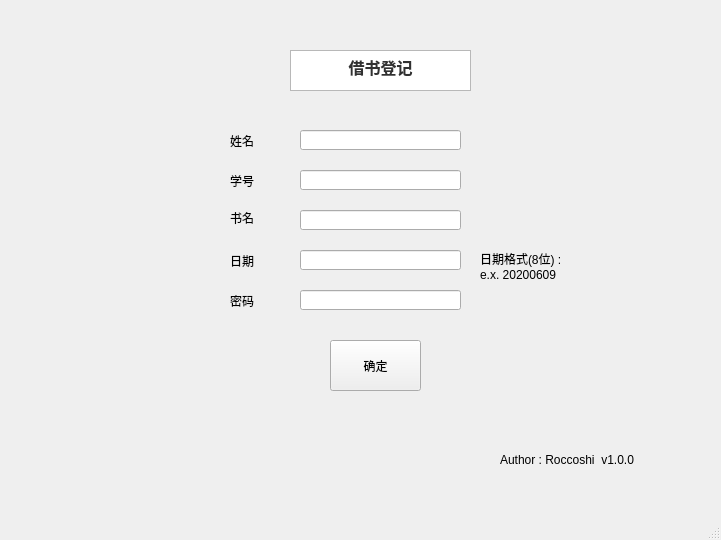
<?xml version="1.0" encoding="UTF-8"?>
<ui version="4.0">
 <class>student_change</class>
 <widget class="QMainWindow" name="student_change">
  <property name="geometry">
   <rect>
    <x>0</x>
    <y>0</y>
    <width>721</width>
    <height>540</height>
   </rect>
  </property>
  <property name="windowTitle">
   <string>MainWindow</string>
  </property>
  <widget class="QWidget" name="centralwidget">
   <widget class="QLabel" name="label_5">
    <property name="geometry">
     <rect>
      <x>230</x>
      <y>130</y>
      <width>71</width>
      <height>21</height>
     </rect>
    </property>
    <property name="text">
     <string>姓名</string>
    </property>
   </widget>
   <widget class="QLineEdit" name="lineEdit_book">
    <property name="geometry">
     <rect>
      <x>300</x>
      <y>210</y>
      <width>161</width>
      <height>20</height>
     </rect>
    </property>
   </widget>
   <widget class="QLineEdit" name="lineEdit_date">
    <property name="geometry">
     <rect>
      <x>300</x>
      <y>250</y>
      <width>161</width>
      <height>20</height>
     </rect>
    </property>
   </widget>
   <widget class="QLabel" name="label_3">
    <property name="geometry">
     <rect>
      <x>230</x>
      <y>250</y>
      <width>71</width>
      <height>21</height>
     </rect>
    </property>
    <property name="text">
     <string>日期</string>
    </property>
   </widget>
   <widget class="QLineEdit" name="lineEdit_number">
    <property name="geometry">
     <rect>
      <x>300</x>
      <y>170</y>
      <width>161</width>
      <height>20</height>
     </rect>
    </property>
   </widget>
   <widget class="QLineEdit" name="lineEdit_name">
    <property name="geometry">
     <rect>
      <x>300</x>
      <y>130</y>
      <width>161</width>
      <height>20</height>
     </rect>
    </property>
   </widget>
   <widget class="QPushButton" name="pushButton_enter">
    <property name="geometry">
     <rect>
      <x>330</x>
      <y>340</y>
      <width>91</width>
      <height>51</height>
     </rect>
    </property>
    <property name="text">
     <string>确定</string>
    </property>
   </widget>
   <widget class="QLabel" name="label">
    <property name="geometry">
     <rect>
      <x>230</x>
      <y>170</y>
      <width>71</width>
      <height>21</height>
     </rect>
    </property>
    <property name="text">
     <string>学号</string>
    </property>
   </widget>
   <widget class="QLabel" name="label_2">
    <property name="geometry">
     <rect>
      <x>230</x>
      <y>210</y>
      <width>61</width>
      <height>16</height>
     </rect>
    </property>
    <property name="text">
     <string>书名</string>
    </property>
   </widget>
   <widget class="QLabel" name="label_4">
    <property name="geometry">
     <rect>
      <x>230</x>
      <y>290</y>
      <width>71</width>
      <height>21</height>
     </rect>
    </property>
    <property name="text">
     <string>密码</string>
    </property>
   </widget>
   <widget class="QLineEdit" name="lineEdit_password">
    <property name="geometry">
     <rect>
      <x>300</x>
      <y>290</y>
      <width>161</width>
      <height>20</height>
     </rect>
    </property>
   </widget>
   <widget class="QLabel" name="label_7">
    <property name="geometry">
     <rect>
      <x>500</x>
      <y>450</y>
      <width>201</width>
      <height>20</height>
     </rect>
    </property>
    <property name="text">
     <string>Author : Roccoshi  v1.0.0</string>
    </property>
   </widget>
   <widget class="QTextBrowser" name="textBrowser">
    <property name="geometry">
     <rect>
      <x>290</x>
      <y>50</y>
      <width>181</width>
      <height>41</height>
     </rect>
    </property>
    <property name="styleSheet">
     <string notr="true"/>
    </property>
    <property name="html">
     <string>&lt;!DOCTYPE HTML PUBLIC &quot;-//W3C//DTD HTML 4.0//EN&quot; &quot;http://www.w3.org/TR/REC-html40/strict.dtd&quot;&gt;
&lt;html&gt;&lt;head&gt;&lt;meta name=&quot;qrichtext&quot; content=&quot;1&quot; /&gt;&lt;style type=&quot;text/css&quot;&gt;
p, li { white-space: pre-wrap; }
&lt;/style&gt;&lt;/head&gt;&lt;body style=&quot; font-family:'SimSun'; font-size:9pt; font-weight:400; font-style:normal;&quot;&gt;
&lt;p align=&quot;center&quot; style=&quot; margin-top:0px; margin-bottom:0px; margin-left:0px; margin-right:0px; -qt-block-indent:0; text-indent:0px;&quot;&gt;&lt;span style=&quot; font-family:'SimSun'; font-size:12pt; font-weight:600; color:#313131;&quot;&gt;借书登记&lt;/span&gt;&lt;/p&gt;&lt;/body&gt;&lt;/html&gt;</string>
    </property>
   </widget>
   <widget class="QLabel" name="label_6">
    <property name="geometry">
     <rect>
      <x>480</x>
      <y>230</y>
      <width>171</width>
      <height>71</height>
     </rect>
    </property>
    <property name="text">
     <string>日期格式(8位) :
e.x. 20200609</string>
    </property>
   </widget>
   <zorder>textBrowser</zorder>
   <zorder>label_5</zorder>
   <zorder>lineEdit_book</zorder>
   <zorder>lineEdit_date</zorder>
   <zorder>label_3</zorder>
   <zorder>lineEdit_number</zorder>
   <zorder>lineEdit_name</zorder>
   <zorder>pushButton_enter</zorder>
   <zorder>label</zorder>
   <zorder>label_2</zorder>
   <zorder>label_4</zorder>
   <zorder>lineEdit_password</zorder>
   <zorder>label_7</zorder>
   <zorder>label_6</zorder>
  </widget>
  <widget class="QMenuBar" name="menubar">
   <property name="geometry">
    <rect>
     <x>0</x>
     <y>0</y>
     <width>721</width>
     <height>26</height>
    </rect>
   </property>
  </widget>
  <widget class="QStatusBar" name="statusbar"/>
 </widget>
 <resources/>
 <connections/>
</ui>
